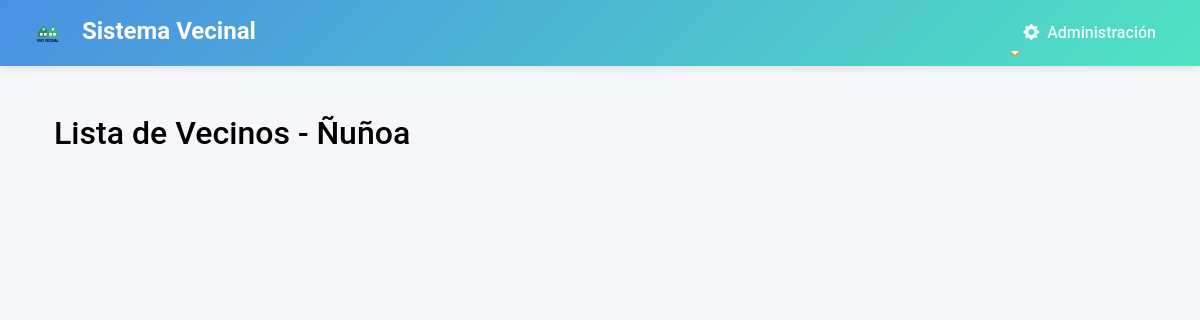
The page /vecinos/ (signed in) on the database as committed earlier.
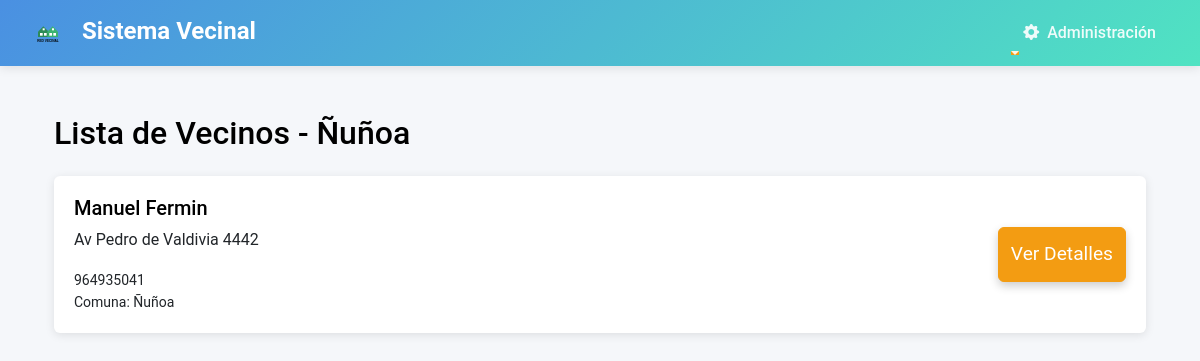
The same page on the database as committed later.
### junta_vecinos/models.py (models this page shows, shortened)
class Vecino(models.Model):
    COMUNA_CHOICES = [
        ('ÑUÑOA', 'Ñuñoa'),
        ('PUENTE_ALTO', 'Puente Alto'),
        ('LA_FLORIDA', 'La Florida'),
    ]
    user = models.OneToOneField(User, on_delete=models.CASCADE)
    nombres = models.CharField(max_length=255)
    apellidos = models.CharField(max_length=255)
    direccion = models.CharField(max_length=255)
    telefono = models.CharField(max_length=15)
    fecha_nacimiento = models.DateField()
    rut = models.CharField(max_length=12, unique=True)
    comuna = models.CharField(max_length=20, choices=COMUNA_CHOICES, default='ÑUÑOA')
    administrador = models.ForeignKey(AdministradorComuna, on_delete=models.SET_NULL, null=True, related_name='vecinos')

### junta_vecinos/views.py (the view)
# urls.py: path('vecinos/', views.lista_vecinos, name='lista_vecinos'),
@user_passes_test(is_admin)
@login_required
def lista_vecinos(request):
    admin = request.user.administradorcomuna
    vecinos = Vecino.objects.filter(comuna=admin.comuna)
    return render(request, 'junta_vecinos/lista_vecinos.html', {'vecinos': vecinos})

### junta_vecinos/views.py (called while the page is built)
def is_admin(user):
    return hasattr(user, 'administradorcomuna')  # Solo permite el acceso si el usuario es un superusuario (admin)

### junta_vecinos/templates/junta_vecinos/lista_vecinos.html (shortened to what this page needs)
{% extends 'junta_vecinos/base.html' %}
{% block content %}
<div class="container mt-5">
    <h2 class="mb-4">Lista de Vecinos - {{ request.user.administradorcomuna.get_comuna_display }}</h2>
    <ul class="list-group">
        {% for vecino in vecinos %}
            <li class="list-group-item d-flex justify-content-between align-items-center">
                <div>
                    <h5>{{ vecino.nombres }} {{ vecino.apellidos }}</h5>
                    <p>{{ vecino.direccion }}</p>
                    <small>{{ vecino.telefono }}</small>
                    <small class="d-block">Comuna: {{ vecino.get_comuna_display }}</small>
                </div>
                <a href="#" class="btn btn-primary">Ver Detalles</a>
            </li>
        {% endfor %}
    </ul>
</div>
{% endblock %}

Rows that differ between the two databases and show on the page:
now on this page (row edited): Vecino: nombres "Manuel", apellidos "Fermin", direccion "Av Pedro de Valdivia 4442", telefono "964935041", comuna "Ñuñoa"
